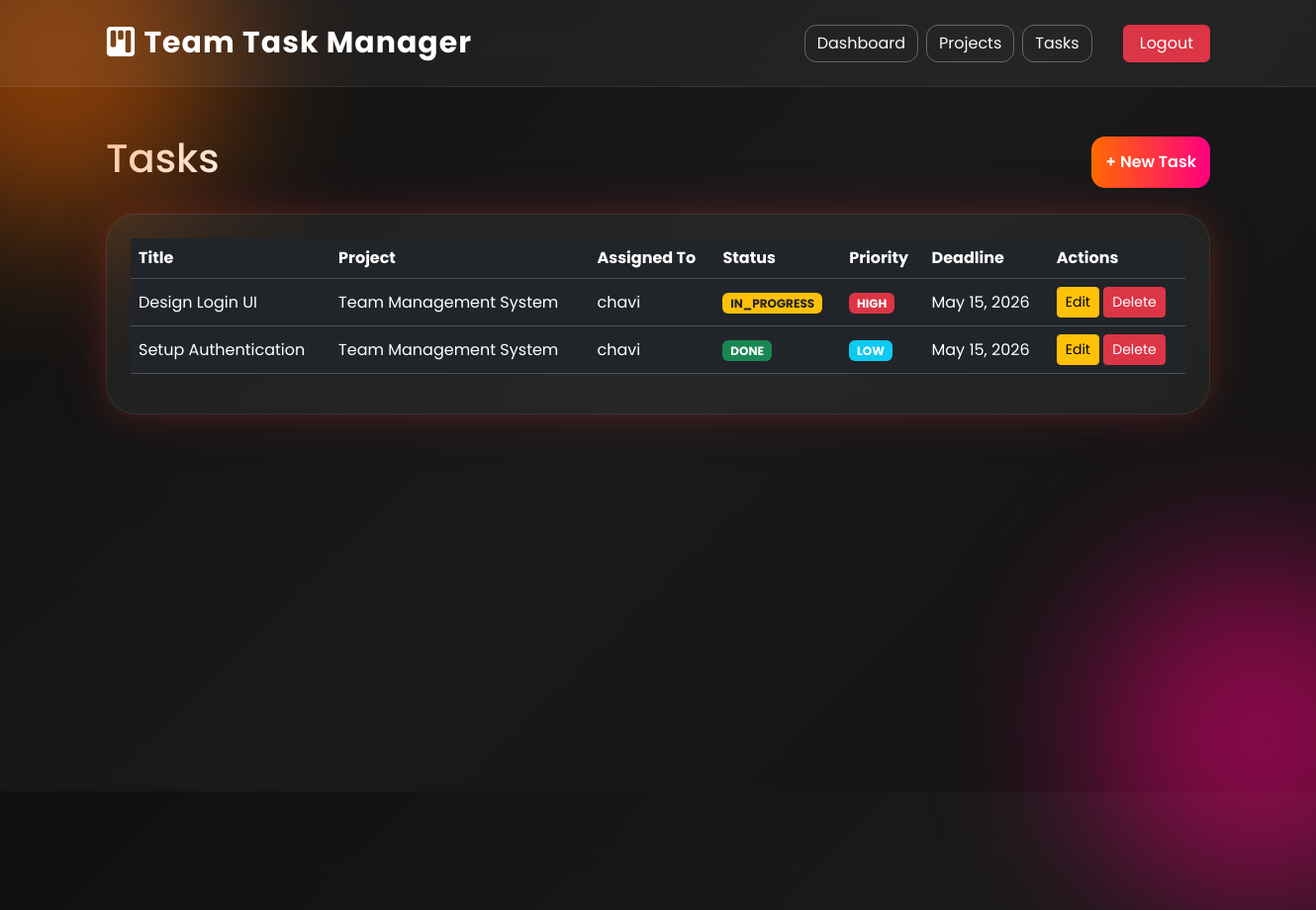
The page /tasks/ (signed in) on the database as committed earlier.
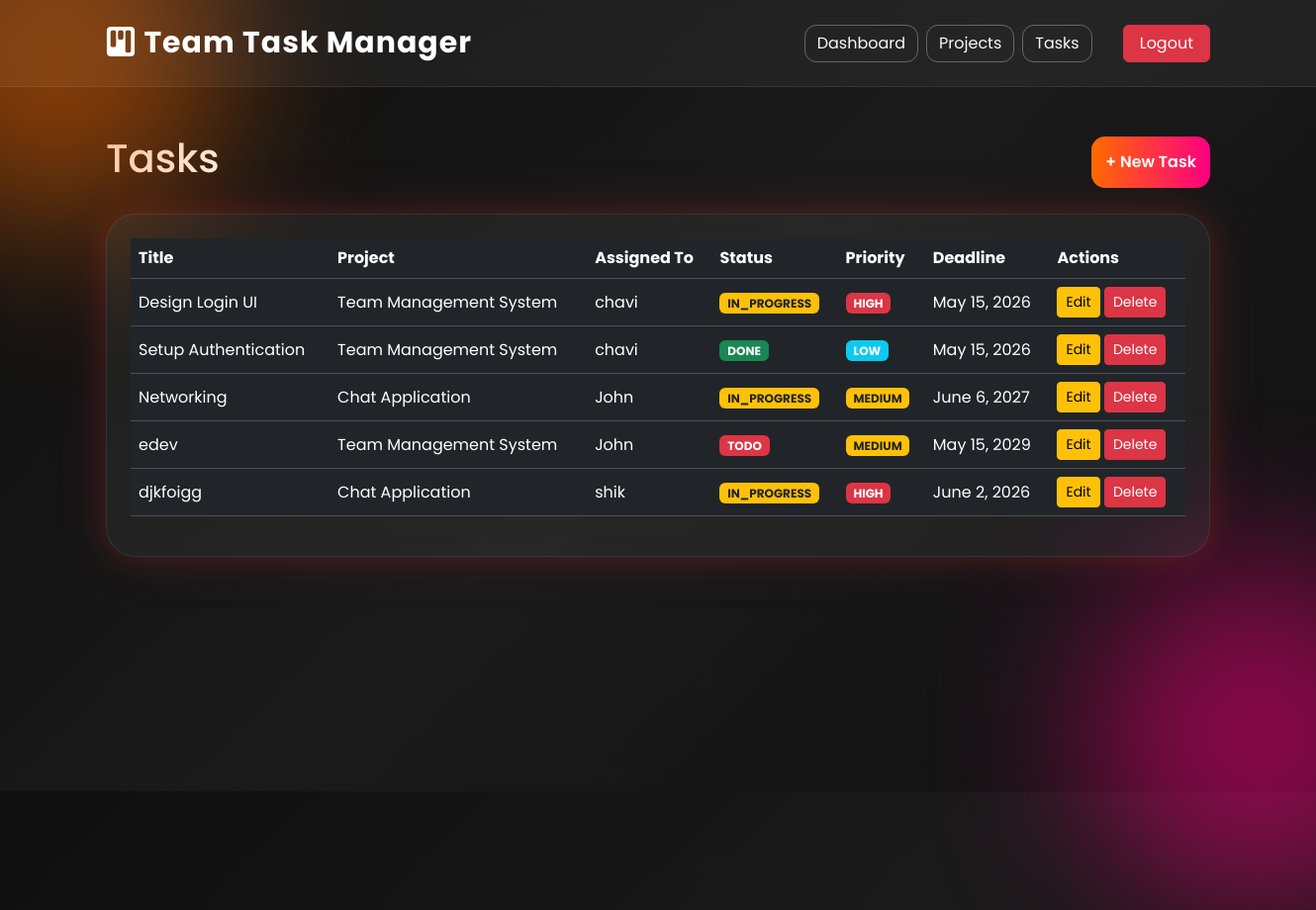
The same page on the database as committed later.
### tasks/models.py (models this page shows, shortened)
class Task(models.Model):
    STATUS_CHOICES = (
        ('TODO', 'Todo'),
        ('IN_PROGRESS', 'In Progress'),
        ('DONE', 'Done'),
    )
    PRIORITY_CHOICES = (
        ('LOW', 'Low'),
        ('MEDIUM', 'Medium'),
        ('HIGH', 'High'),
    )
    title = models.CharField(max_length=200)
    description = models.TextField()
    project = models.ForeignKey(
        Project,
        on_delete=models.CASCADE,
        related_name='tasks'
    )
    assigned_to = models.ForeignKey(
        settings.AUTH_USER_MODEL,
        on_delete=models.CASCADE,
        related_name='tasks'
    )
    deadline = models.DateField()
    status = models.CharField(
        max_length=20,
        choices=STATUS_CHOICES,
        default='TODO'
    )
    priority = models.CharField(
        max_length=20,
        choices=PRIORITY_CHOICES,
        default='MEDIUM'
    )
    created_at = models.DateTimeField(auto_now_add=True)

### projects/models.py (models this page shows)
class Project(models.Model):
    name = models.CharField(max_length=200)
    description = models.TextField()
    created_by = models.ForeignKey(
        settings.AUTH_USER_MODEL,
        on_delete=models.CASCADE,
        related_name='created_projects'
    )
    members = models.ManyToManyField(
        settings.AUTH_USER_MODEL,
        related_name='projects'
    )
    created_at = models.DateTimeField(auto_now_add=True)
    def __str__(self):
        return self.name

### users/models.py (models this page shows)
class User(AbstractUser):
    ROLE_CHOICES = (
        ('ADMIN', 'Admin'),
        ('MEMBER', 'Member'),
    )
    role = models.CharField(
        max_length=10,
        choices=ROLE_CHOICES,
        default='MEMBER'
    )
    def __str__(self):
        return self.username

### tasks/views.py (the view)
# urls.py: path('tasks/', task_list, name='task_list'),
@login_required
def task_list(request):
    tasks = Task.objects.all()
    return render(
        request,
        'tasks/task_list.html',
        {'tasks': tasks}
    )

### templates/tasks/task_list.html
{% extends 'base.html' %}
{% block content %}
<div class="d-flex justify-content-between align-items-center mb-4">
    <h1 class="text-white">
        Tasks
    </h1>
{% if request.user.role == 'ADMIN' %}
<a href="/tasks/create/"
class="btn btn-modern">
    + New Task
</a>
{% endif %}
</div>
<div class="glass-card p-4">
    <table class="table table-dark table-hover align-middle">
        <thead>
            <tr>
                <th>Title</th>
                <th>Project</th>
                <th>Assigned To</th>
                <th>Status</th>
                <th>Priority</th>
                <th>Deadline</th>
                <th>Actions</th>
            </tr>
        </thead>
        <tbody>
            {% for task in tasks %}
            <tr>
                <td>{{ task.title }}</td>
                <td>{{ task.project }}</td>
                <td>{{ task.assigned_to }}</td>
                <td>
    {% if task.status == 'DONE' %}
        <span class="badge bg-success">
            {{ task.status }}
        </span>
    {% elif task.status == 'IN_PROGRESS' %}
        <span class="badge bg-warning text-dark">
            {{ task.status }}
        </span>
    {% else %}
        <span class="badge bg-danger">
            {{ task.status }}
        </span>
    {% endif %}
</td>
<td>
    {% if task.priority == 'HIGH' %}
        <span class="badge bg-danger">
            {{ task.priority }}
        </span>
    {% elif task.priority == 'MEDIUM' %}
        <span class="badge bg-warning text-dark">
            {{ task.priority }}
        </span>
    {% else %}
        <span class="badge bg-info">
            {{ task.priority }}
        </span>
    {% endif %}
</td>
                <td>{{ task.deadline }}</td>
                <td>
    <a href="/tasks/edit/{{ task.id }}/"
    class="btn btn-sm btn-warning">
        Edit
    </a>
    <a href="/tasks/delete/{{ task.id }}/"
    class="btn btn-sm btn-danger">
        Delete
    </a>
</td>
            </tr>
            {% endfor %}
        </tbody>
    </table>
</div>
{% endblock %}

### templates/base.html (shortened to what this page needs)
<!DOCTYPE html>
<html lang="en">
<head>
    <link href="https://cdn.jsdelivr.net/npm/bootstrap@5.3.3/dist/css/bootstrap.min.css" rel="stylesheet">
    <link rel="stylesheet"
    href="https://cdn.jsdelivr.net/npm/bootstrap-icons@1.11.3/font/bootstrap-icons.min.css">
</head>
<body>
    <div class="circle circle1"></div>
    <div class="circle circle2"></div>
    <nav class="navbar navbar-expand-lg py-3">
        <div class="container">
            <a class="navbar-brand" href="#">
                <i class="bi bi-kanban-fill"></i>
                Team Task Manager
            </a>
            <div class="d-flex gap-2">
    <a href="/dashboard/"
    class="btn btn-outline-light">
        Dashboard
    </a>
    <a href="/projects/"
    class="btn btn-outline-light">
        Projects
    </a>
    <a href="/tasks/"
    class="btn btn-outline-light">
        Tasks
    </a>
{% if user.is_authenticated %}
<li class="nav-item">
    <a class="btn btn-danger px-3" href="{% url 'logout' %}">
        Logout
    </a>
</li>
{% else %}
<li class="nav-item">
    <a class="btn btn-success px-3" href="{% url 'login' %}">
        Login
    </a>
</li>
{% endif %}
</div>
        </div>
    </nav>
    <div class="container py-5">
        {% block content %}
        {% endblock %}
    </div>
</body>
</html>

### templates/base.html (style rules this page uses)
* { margin:0; padding:0; box-sizing:border-box; }
body { font-family:'Poppins',sans-serif; min-height:100vh; overflow-x:hidden; background: linear-gradient( 135deg, #0f0f0f, #1a1a1a, #111111); position:relative; }
.circle { position:absolute; border-radius:50%; filter:blur(80px); opacity:0.5; }
.circle1 { width:350px; height:350px; background:#ff6b00; top:-120px; left:-120px; }
.circle2 { width:350px; height:350px; background:#ff0080; bottom:-120px; right:-120px; }
.navbar { background:rgba(255,255,255,0.05); backdrop-filter:blur(14px); border-bottom:1px solid rgba(255,255,255,0.08); }
.navbar-brand { font-size:30px; font-weight:700; color:white !important; letter-spacing:1px; }
.glass-card { background:rgba(255,255,255,0.06); border:1px solid rgba(255,255,255,0.08); backdrop-filter:blur(18px); border-radius:30px; box-shadow: 0 0 30px rgba(255,107,0,0.15), 0 0 60px rgba(255,0,128,0.12); color:white; transition:0.4s; }
.btn-modern { background:linear-gradient( to right, #ff6b00, #ff0080); border:none; border-radius:14px; padding:14px; font-weight:600; font-size:16px; transition:0.3s; color:white; }
.btn-outline-light { border-radius:12px; border:1px solid rgba(255,255,255,0.3); }

Rows that differ between the two databases and show on the page:
added Task: title "Networking", project "Chat Application", assigned_to "John", status "IN_PROGRESS", priority "MEDIUM", deadline "June 6, 2027"
added Task: title "edev", project "Team Management System", assigned_to "John", status "TODO", priority "MEDIUM", deadline "May 15, 2029"
added Task: title "djkfoigg", project "Chat Application", assigned_to "shik", status "IN_PROGRESS", priority "HIGH", deadline "June 2, 2026"
